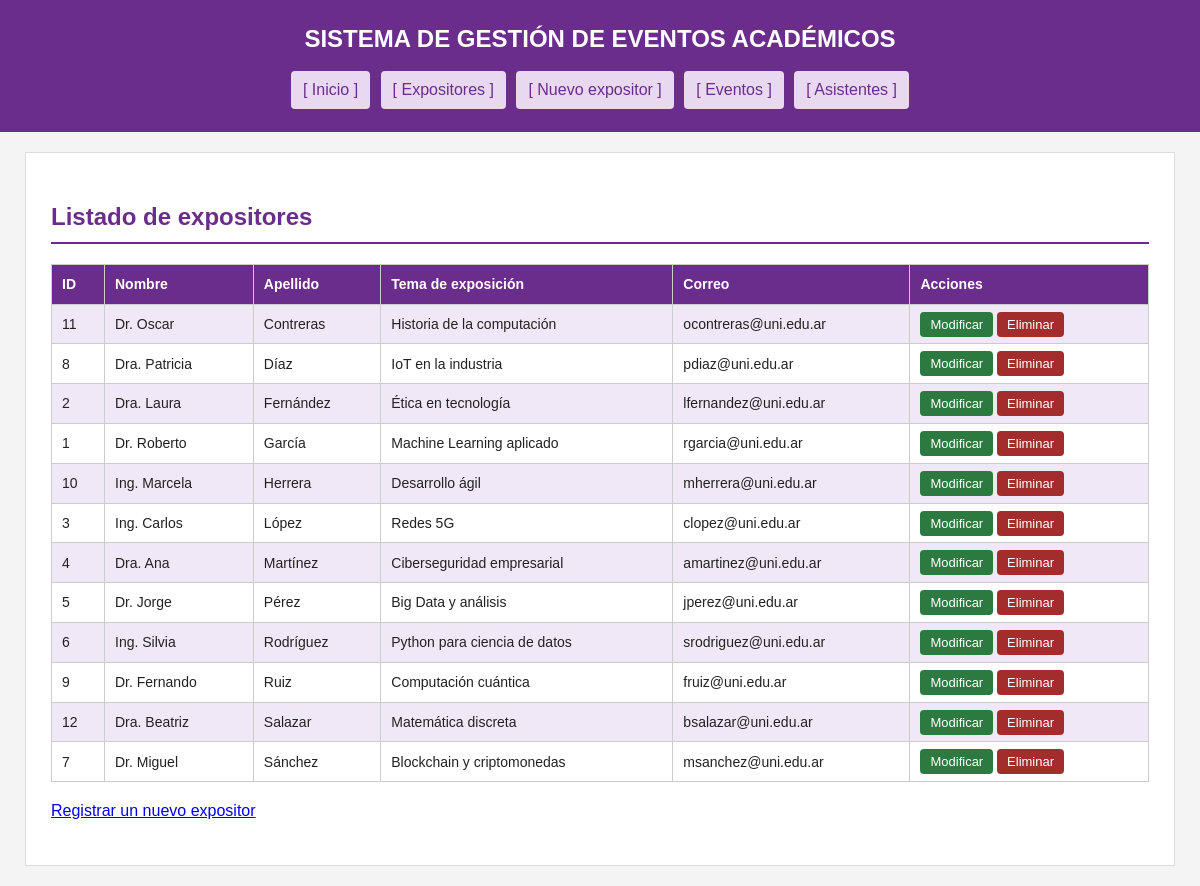
Page /aplicacion/expositor/listar.php on the committed database.
### tables this page shows
CREATE TABLE `expositor` (
  `id_expositor` int(11) NOT NULL AUTO_INCREMENT,
  `nombre` varchar(100) NOT NULL,
  `apellido` varchar(100) NOT NULL,
  `tema_exposicion` varchar(200) DEFAULT NULL,
  `email` varchar(150) DEFAULT NULL,
  PRIMARY KEY (`id_expositor`)
);

### aplicacion/expositor/listar.php (the view, shortened to what this page needs)
<?php
require_once "../conexion.php";
$sql = "SELECT id_expositor, nombre, apellido, tema_exposicion, email
        FROM expositor ORDER BY apellido, nombre";
$stmt = $pdo->query($sql);
$expositores = $stmt->fetchAll();
?>
<!DOCTYPE html>
<html lang="es">
<head>
    <link rel="stylesheet" href="../css/estilos.css">
</head>
<body>
<header>
    <h1>SISTEMA DE GESTIÓN DE EVENTOS ACADÉMICOS</h1>
    <nav>
        <a href="../index.php">[ Inicio ]</a>
        <a href="listar.php">[ Expositores ]</a>
        <a href="alta.php">[ Nuevo expositor ]</a>
        <a href="../evento/listar.php">[ Eventos ]</a>
        <a href="../asistente/listar.php">[ Asistentes ]</a>
    </nav>
</header>
<main>
    <h2>Listado de expositores</h2>
    <table>
        <tr>
            <th>ID</th>
            <th>Nombre</th>
            <th>Apellido</th>
            <th>Tema de exposición</th>
            <th>Correo</th>
            <th>Acciones</th>
        </tr>
        <?php foreach ($expositores as $expositor) { ?>
        <tr>
            <td><?= $expositor['id_expositor'] ?></td>
            <td><?= htmlspecialchars($expositor['nombre']) ?></td>
            <td><?= htmlspecialchars($expositor['apellido']) ?></td>
            <td><?= htmlspecialchars((string)$expositor['tema_exposicion']) ?></td>
            <td><?= htmlspecialchars((string)$expositor['email']) ?></td>
            <td>
                <a class="btn-editar" href="editar.php?id=<?= $expositor['id_expositor'] ?>">Modificar</a>
                <a class="btn-eliminar" href="eliminar.php?id=<?= $expositor['id_expositor'] ?>">Eliminar</a>
            </td>
        </tr>
        <?php } ?>
    </table>
    <p><a href="alta.php">Registrar un nuevo expositor</a></p>
</main>
</body>
</html>

### aplicacion/css/estilos.css (style rules this page uses)
* { box-sizing: border-box; }
body { font-family: Arial, Helvetica, sans-serif; margin: 0; background-color: #f4f4f4; color: #222; line-height: 1.6; }
header { background-color: #6b2d8b; color: #fff; padding: 20px; text-align: center; }
nav { margin-top: 10px; text-align: center; }
nav a { color: #6b2d8b; background-color: #e8d8f0; padding: 6px 12px; margin: 3px; display: inline-block; text-decoration: none; border-radius: 4px; }
main { max-width: 1150px; margin: 20px auto; background-color: #fff; padding: 25px; border: 1px solid #ddd; }
h1 { margin: 0; font-size: 24px; }
h2 { color: #6b2d8b; border-bottom: 2px solid #6b2d8b; padding-bottom: 6px; }
table { width: 100%; border-collapse: collapse; margin: 15px 0; }
th, td { border: 1px solid #ccc; padding: 8px 10px; text-align: left; font-size: 14px; }
th { background-color: #6b2d8b; color: #fff; }
tr:nth-child(even) { background-color: #f0e8f7; }
.btn-eliminar { background-color: #a32c2c; padding: 5px 10px; color: #fff; text-decoration: none; border-radius: 4px; font-size: 13px; }
.btn-editar { background-color: #2c7a3f; padding: 5px 10px; color: #fff; text-decoration: none; border-radius: 4px; font-size: 13px; }

### rows in the picture
expositor: id_expositor "11", nombre "Dr. Oscar", apellido "Contreras", tema_exposicion "Historia de la computación", email "ocontreras@uni.edu.ar"
expositor: id_expositor "8", nombre "Dra. Patricia", apellido "Díaz", tema_exposicion "IoT en la industria", email "pdiaz@uni.edu.ar"
expositor: id_expositor "2", nombre "Dra. Laura", apellido "Fernández", tema_exposicion "Ética en tecnología", email "lfernandez@uni.edu.ar"
expositor: id_expositor "1", nombre "Dr. Roberto", apellido "García", tema_exposicion "Machine Learning aplicado", email "rgarcia@uni.edu.ar"
expositor: id_expositor "10", nombre "Ing. Marcela", apellido "Herrera", tema_exposicion "Desarrollo ágil", email "mherrera@uni.edu.ar"
expositor: id_expositor "3", nombre "Ing. Carlos", apellido "López", tema_exposicion "Redes 5G", email "clopez@uni.edu.ar"
expositor: id_expositor "4", nombre "Dra. Ana", apellido "Martínez", tema_exposicion "Ciberseguridad empresarial", email "amartinez@uni.edu.ar"
expositor: id_expositor "5", nombre "Dr. Jorge", apellido "Pérez", tema_exposicion "Big Data y análisis", email "jperez@uni.edu.ar"
expositor: id_expositor "6", nombre "Ing. Silvia", apellido "Rodríguez", tema_exposicion "Python para ciencia de datos", email "srodriguez@uni.edu.ar"
expositor: id_expositor "9", nombre "Dr. Fernando", apellido "Ruiz", tema_exposicion "Computación cuántica", email "fruiz@uni.edu.ar"
expositor: id_expositor "12", nombre "Dra. Beatriz", apellido "Salazar", tema_exposicion "Matemática discreta", email "bsalazar@uni.edu.ar"
expositor: id_expositor "7", nombre "Dr. Miguel", apellido "Sánchez", tema_exposicion "Blockchain y criptomonedas", email "msanchez@uni.edu.ar"
